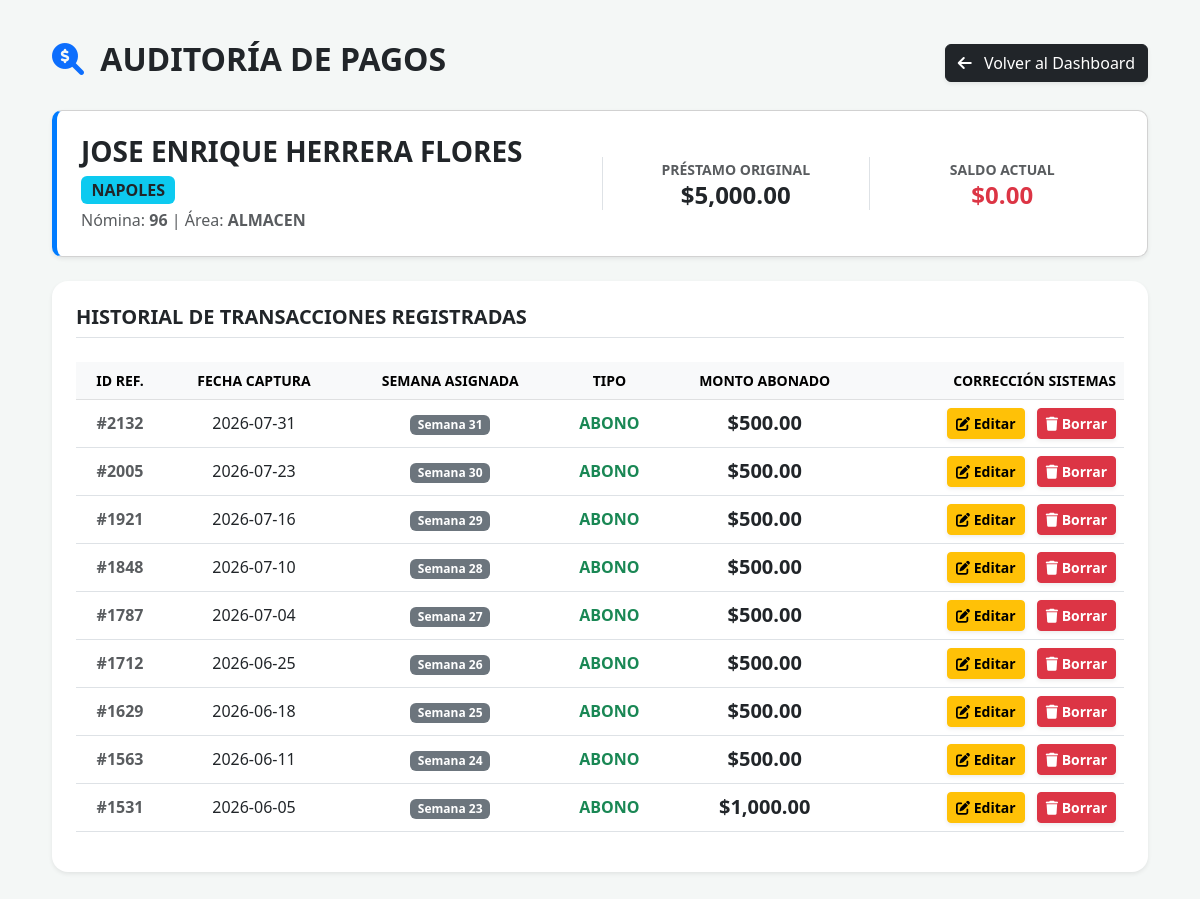
/auditar_abonos/332 (signed in), run on the app's committed database.
### tables this page shows
CREATE TABLE prestamos (
        id INTEGER PRIMARY KEY AUTOINCREMENT, nomina TEXT, empleado TEXT NOT NULL,
        area TEXT, monto_inicial REAL, saldo_pendiente REAL, fecha_otorgamiento TEXT, sucursal TEXT, semana_otorgada INTEGER, autoriza TEXT, motivo_adicional TEXT, id_empleado TEXT, fecha_ingreso TEXT, puesto TEXT);

CREATE TABLE movimientos (
        id INTEGER PRIMARY KEY AUTOINCREMENT, prestamo_id INTEGER, fecha TEXT, semana INTEGER, tipo TEXT, monto REAL,
        FOREIGN KEY(prestamo_id) REFERENCES prestamos(id));

### app.py (the view)
@app.route('/auditar_abonos/<int:prestamo_id>')
def auditar_abonos(prestamo_id):
    if 'user' not in session:
        return redirect('/login')
    conn = sqlite3.connect(DB_NAME, timeout=10.0)
    conn.row_factory = sqlite3.Row
    emp = conn.execute('SELECT * FROM prestamos WHERE id = ?', (prestamo_id,)).fetchone()
    if not es_admin() and emp['sucursal'] != session['sucursal']:
        conn.close()
        flash("Acceso denegado.", "danger")
        return redirect('/')
    movs = conn.execute('SELECT * FROM movimientos WHERE prestamo_id = ? ORDER BY semana DESC, id DESC', (prestamo_id,)).fetchall()
    conn.close()
    return render_template('editar_abonos.html', emp=emp, movimientos=movs, admin=es_admin())

### app.py (called while the page is built, shortened)
def es_admin():
    return session.get('rol') == 'ADMIN'

@app.before_request
def verificar_sesion_activa():
    if request.path.startswith('/static/') or request.path == '/login':
        return None
    if 'user' in session:
        user = session['user']
        token_actual = session.get('session_token')
        if user not in sesiones_activas:
            session.clear()
            flash("Tu sesión ha sido cerrada remotamente por el administrador.", "danger")
            return redirect('/login')
        token_valido = sesiones_activas[user].get('token')
        if token_valido != token_actual and user != 'SISTEMAS':
            session.clear()
            flash("Tu sesión ha sido cerrada remotamente por el administrador.", "danger")
            return redirect('/login')
        else:
            sesiones_activas[user]['ultima_actividad'] = datetime.now().strftime('%Y-%m-%d %H:%M:%S')

@app.before_request
def forzar_arqueo_semanal():
    rutas_permitidas = ['/login', '/logout', '/guardar_arqueo']
    if request.path in rutas_permitidas or request.path.startswith('/static/'):
        return None
    if 'user' not in session:
        return None
    sucursal = session.get('sucursal')
    if not sucursal or sucursal == 'TODAS':
        return None

### templates/editar_abonos.html (shortened to what this page needs)
<!DOCTYPE html>
<html lang="es">
<head>
    <link href="https://cdn.jsdelivr.net/npm/bootstrap@5.3.0/dist/css/bootstrap.min.css" rel="stylesheet">
    <link rel="stylesheet" href="https://cdnjs.cloudflare.com/ajax/libs/font-awesome/6.0.0/css/all.min.css">
</head>
<body>
<div class="container">
    <div class="d-flex justify-content-between align-items-center mb-4">
        <h2 class="fw-bold text-dark text-uppercase"><i class="fas fa-search-dollar me-2 text-primary"></i> Auditoría de Pagos</h2>
        <a href="/" class="btn btn-dark shadow-sm"><i class="fas fa-arrow-left me-2"></i> Volver al Dashboard</a>
    </div>
    <div class="card p-4 shadow-sm info-card bg-white mb-4">
        <div class="row align-items-center">
            <div class="col-md-6">
                <h3 class="fw-bold mb-1">{{ emp.empleado }} <span class="badge bg-info text-dark fs-6">{{ emp.sucursal }}</span></h3>
                <p class="text-muted mb-0">Nómina: <strong>{{ emp.nomina }}</strong> | Área: <strong>{{ emp.area }}</strong></p>
            </div>
            <div class="col-md-3 text-center border-start">
                <small class="text-muted fw-bold text-uppercase">Préstamo Original</small>
                <h4 class="fw-bold text-dark mb-0">${{ "{:,.2f}".format(emp.monto_inicial) }}</h4>
            </div>
            <div class="col-md-3 text-center border-start">
                <small class="text-muted fw-bold text-uppercase">Saldo Actual</small>
                <h4 class="fw-bold text-danger mb-0">${{ "{:,.2f}".format(emp.saldo_pendiente) }}</h4>
            </div>
        </div>
    </div>
    <div class="card shadow-sm border-0 rounded-4 p-4 bg-white">
        <h5 class="fw-bold mb-4 text-uppercase border-bottom pb-2">Historial de Transacciones Registradas</h5>
        <table class="table table-hover align-middle text-center">
            <thead class="table-light text-uppercase small">
                <tr>
                    <th>ID Ref.</th>
                    <th>Fecha Captura</th>
                    <th>Semana Asignada</th>
                    <th>Tipo</th>
                    <th>Monto Abonado</th>
                    {% if admin %}
                    <th class="text-end">Corrección SISTEMAS</th>
                    {% endif %}
                </tr>
            </thead>
            <tbody>
                {% for m in movimientos %}
                <tr>
                    <td class="text-muted fw-bold">#{{ m.id }}</td>
                    <td>{{ m.fecha }}</td>
                    <td><span class="badge bg-secondary">Semana {{ m.semana }}</span></td>
                    <td class="fw-bold text-success">{{ m.tipo }}</td>
                    <td class="fw-bold fs-5">${{ "{:,.2f}".format(m.monto) }}</td>
                    {% if admin %}
                    <td class="text-end">
                        <button class="btn btn-warning btn-sm fw-bold me-2 shadow-sm" data-bs-toggle="modal" data-bs-target="#modalEditarMov{{ m.id }}"><i class="fas fa-edit"></i> Editar</button>
                        <button class="btn btn-danger btn-sm fw-bold shadow-sm" data-bs-toggle="modal" data-bs-target="#modalBorrarMov{{ m.id }}"><i class="fas fa-trash"></i> Borrar</button>
                    </td>
                    {% endif %}
                </tr>
                {% else %}
                <tr><td colspan="6" class="text-muted py-4">Este empleado aún no tiene abonos registrados.</td></tr>
                {% endfor %}
            </tbody>
        </table>
    </div>
</div>
</body>
</html>

### templates/editar_abonos.html (style rules this page uses)
body { background: #f4f7f6; font-family: 'Segoe UI', sans-serif; padding: 40px; }
.info-card { border-left: 5px solid #007bff; border-radius: 10px; }

### data on the page
prestamos: empleado "JOSE ENRIQUE HERRERA FLORES", sucursal "NAPOLES", nomina "96", area "ALMACEN", monto_inicial "5,000.00", saldo_pendiente "0.00"
movimientos: id "2132", fecha "2026-07-31", semana "31", tipo "ABONO", monto "500.00"
movimientos: id "2005", fecha "2026-07-23", semana "30", tipo "ABONO", monto "500.00"
movimientos: id "1921", fecha "2026-07-16", semana "29", tipo "ABONO", monto "500.00"
movimientos: id "1848", fecha "2026-07-10", semana "28", tipo "ABONO", monto "500.00"
movimientos: id "1787", fecha "2026-07-04", semana "27", tipo "ABONO", monto "500.00"
movimientos: id "1712", fecha "2026-06-25", semana "26", tipo "ABONO", monto "500.00"
movimientos: id "1629", fecha "2026-06-18", semana "25", tipo "ABONO", monto "500.00"
movimientos: id "1563", fecha "2026-06-11", semana "24", tipo "ABONO", monto "500.00"
movimientos: id "1531", fecha "2026-06-05", semana "23", tipo "ABONO", monto "1,000.00"
